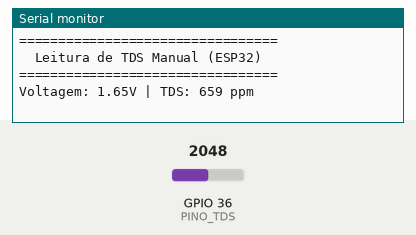
Simulated run of this sketch. Board: ESP32. Shown: the last lines printed to the serial monitor. The inputs (shaded band) are chosen by the test bench; at power-on: GPIO 36 (PINO_TDS) = 2048.

Above: at 1.2 s.
1.3 s: GPIO 36 (PINO_TDS) set to 2866
At 2.1 s:
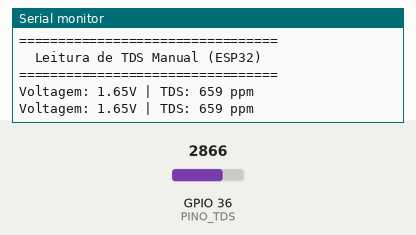
2.8 s: GPIO 36 (PINO_TDS) set to 3603
At 3.9 s:
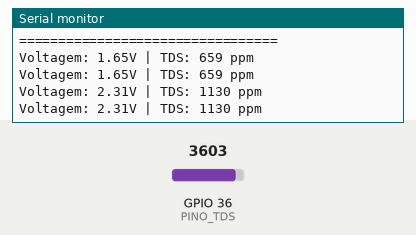
Timing chart, 0 to 5.8 s (numbered marks = the images above; inputs shaded):
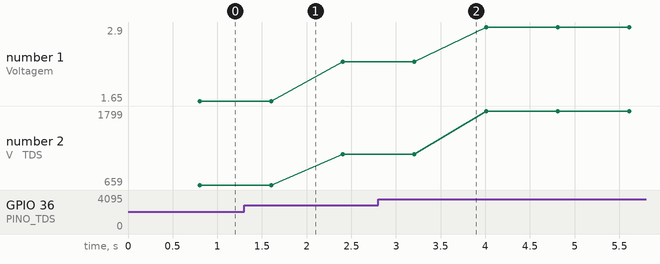

Measured:
- plotted number 1: 1.65 → 2.31 after the input at 1.3 s, 2.31 → 2.9 after the input at 2.8 s
- plotted number 2: 659 → 1130 after the input at 1.3 s, 1130 → 1799 after the input at 2.8 s

The sketch:

sketch_jun8a.ino
```cpp
// ====================================================================
// --- SENSOR DE TDS (Total Dissolved Solids) SEM BIBLIOTECA ---
// Adaptado para ESP32 (3.3V / 12-bit ADC)
// ====================================================================

#define PINO_TDS 36       // O teu pino VP
#define VREF 3.3          // Voltagem máxima do ESP32 (NÃO MUDAR PARA 5.0)
#define SCOUNT 30         // Número de amostras para filtrar o ruído

int analogBuffer[SCOUNT];    // Guarda as leituras brutas
int analogBufferTemp[SCOUNT];
int analogBufferIndex = 0;
int copyIndex = 0;

float averageVoltage = 0;
float tdsValue = 0;
float temperatura = 25.0; // Temperatura da água (fixa a 25ºC por agora)

void setup() {
  Serial.begin(115200);
  pinMode(PINO_TDS, INPUT);

  Serial.println("=================================");
  Serial.println("  Leitura de TDS Manual (ESP32)  ");
  Serial.println("=================================");
}

void loop() {
  // 1. LER O SENSOR A CADA 40 MILISSEGUNDOS E GUARDAR NA LISTA
  static unsigned long analogSampleTimepoint = millis();
  if(millis() - analogSampleTimepoint > 40U) {
    analogSampleTimepoint = millis();
    analogBuffer[analogBufferIndex] = analogRead(PINO_TDS);
    analogBufferIndex++;
    if(analogBufferIndex == SCOUNT) {
      analogBufferIndex = 0;
    }
  }

  // 2. A CADA 800 MILISSEGUNDOS, FAZER AS CONTAS E MOSTRAR NO ECRÃ
  static unsigned long printTimepoint = millis();
  if(millis() - printTimepoint > 800U) {
    printTimepoint = millis();

    // Copiar a lista de valores para não interferir com a leitura
    for(copyIndex = 0; copyIndex < SCOUNT; copyIndex++) {
      analogBufferTemp[copyIndex] = analogBuffer[copyIndex];
    }

    // Obter o valor médio limpo (ignorando picos falsos)
    int valorMediano = getMedianNum(analogBufferTemp, SCOUNT);

    // Converter o valor limpo para Voltagem (Magia do ESP32: 4095.0 em vez de 1024.0)
    averageVoltage = valorMediano * (float)VREF / 4095.0;

    // Compensação da temperatura
    float compensationCoefficient = 1.0 + 0.02 * (temperatura - 25.0);
    float compensationVoltage = averageVoltage / compensationCoefficient;

    // A grande fórmula polinomial da DFRobot para calcular o TDS (ppm)
    tdsValue = (133.42 * compensationVoltage * compensationVoltage * compensationVoltage
              - 255.86 * compensationVoltage * compensationVoltage
              + 857.39 * compensationVoltage) * 0.5;

    // Cinto de segurança para água extremamente limpa / sensor fora de água
    if(averageVoltage < 0.1) {
      tdsValue = 0;
    }

    // Mostrar os resultados
    Serial.print("Voltagem: ");
    Serial.print(averageVoltage, 2);
    Serial.print("V | TDS: ");
    Serial.print(tdsValue, 0); // O zero esconde as casas decimais (ppm lê-se inteiro)
    Serial.println(" ppm");
  }
}

// ====================================================================
// --- FUNÇÃO MATEMÁTICA: FILTRO MEDIANO (Remove picos de ruído) ---
// ====================================================================
int getMedianNum(int bArray[], int iFilterLen) {
  int bTab[iFilterLen];
  for (byte i = 0; i < iFilterLen; i++)
    bTab[i] = bArray[i];
  int i, j, bTemp;
  for (j = 0; j < iFilterLen - 1; j++) {
    for (i = 0; i < iFilterLen - j - 1; i++) {
      if (bTab[i] > bTab[i + 1]) {
        bTemp = bTab[i];
        bTab[i] = bTab[i + 1];
        bTab[i + 1] = bTemp;
      }
    }
  }
  if ((iFilterLen & 1) > 0)
    bTemp = bTab[(iFilterLen - 1) / 2];
  else
    bTemp = (bTab[iFilterLen / 2] + bTab[iFilterLen / 2 - 1]) / 2;
  return bTemp;
}
```
